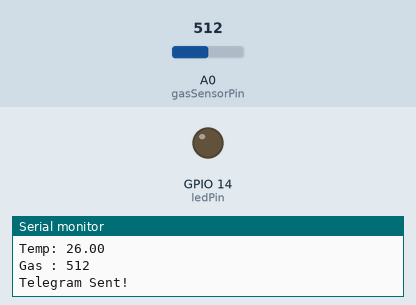
Recording of a sketch running on a simulated ESP8266 (NodeMCU). On the bench: output pins drawn as LEDs (lit = HIGH), the last lines printed to the serial monitor. The test bench sets the inputs (shaded band); at power-on: A0 (gasSensorPin) = 512. WiFi joins after 1.5 s; servers stay silent unless stated; random numbers use the default seed unless the sketch sets one.

Above: at 23.4 s.
23.5 s: A0 (gasSensorPin) set to 686
25.2 s: A0 (gasSensorPin) set to 714
At 26.6 s:
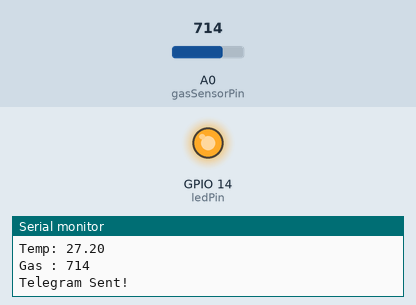
27.5 s: A0 (gasSensorPin) set to 690
At 29.3 s:
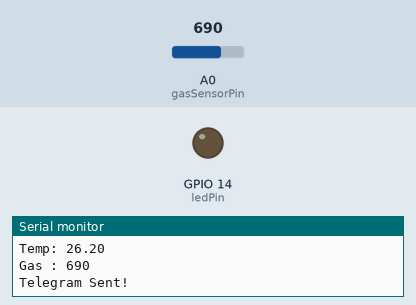
Timing chart, 0 to 30.8 s (numbered marks = the images above; inputs shaded):
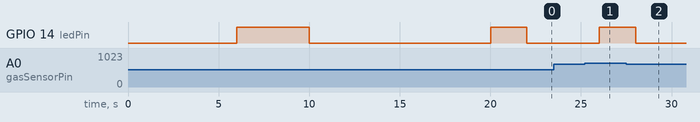

Measured:
- the behaviour switches between 700 and 701 on A0 (gasSensorPin) (found by bisection; images 0 and 1)
- after the input at 25.2 s, GPIO 14 (ledPin): LOW → HIGH after 0.82 s
- after the input at 27.5 s, GPIO 14 (ledPin): HIGH → LOW after 0.52 s

The sketch:

alif.ino
```cpp
#include <ESP8266WiFi.h>
#include <WiFiClientSecure.h>
#include <ESP8266WebServer.h>
#include <UniversalTelegramBot.h>

// ================= WiFi =================
const char* ssid = "iPhone";
const char* password = "alif131250";

// ================= LINE =================
const char* botToken = "8007253379:AAGp1zZZOquDyHpcaMTc4m0x7XD6qeNoY4Y";
const char* chatID = "8240716629";


// ================= Sensor =================
const int gasSensorPin = A0;
const int gasThreshold = 700;
const float tempThreshold = 35.0;

// ================= LED =================
const int ledPin = 14;

// ================= Server =================
ESP8266WebServer server(80);

// ================= Variables =================
float temp = 0;
int gasValue = 0;
bool alertSent = false;

// millis timers
unsigned long sensorTimer = 0;
unsigned long wifiTimer = 0;

const int sensorInterval = 2000; // อ่าน sensor ทุก 2 วิ
const int wifiCheckInterval = 10000;

// ================= HTML =================
const char* htmlPage = R"rawliteral(
<!DOCTYPE html>
<html>
<head>
<meta charset="UTF-8">
<title>Fire Alarm PRO</title>

<style>
body{
 background:#0b0b0b;
 color:white;
 font-family:Arial;
 text-align:center;
}

.card{
 background:#1b1b1b;
 margin:15px;
 padding:25px;
 border-radius:14px;
 font-size:22px;
}

.alert{
 color:red;
 font-weight:bold;
 font-size:26px;
}

.normal{
 color:lime;
 font-size:26px;
}
</style>
</head>

<body>

<h1>🚨 Fire Alarm PRO</h1>

<div class="card">
🌡 Temperature: <span id="temp">--</span> °C
</div>

<div class="card">
🧪 Gas: <span id="gas">--</span>
</div>

<div class="card">
Status: <span id="status" class="normal">SAFE</span>
</div>

<script>

function update(){

 fetch('/data')
 .then(r=>r.json())
 .then(d=>{

  temp.innerText = d.temp.toFixed(1);
  gas.innerText = d.gas;

  if(d.temp > d.tempThreshold || d.gas > d.gasThreshold){

    status.innerText="⚠️ DANGER";
    status.className="alert";

  }else{

    status.innerText="✅ SAFE";
    status.className="normal";
  }
 });
}

setInterval(update,1500);
update();

</script>
</body>
</html>
)rawliteral";

// ================= WiFi Reconnect =================
void checkWiFi(){

  if(WiFi.status() == WL_CONNECTED) return;

  Serial.println("WiFi Lost! Reconnecting...");

  WiFi.disconnect();
  WiFi.begin(ssid, password);

  while(WiFi.status() != WL_CONNECTED){
    delay(400);
    Serial.print(".");
  }

  Serial.println("\nReconnected!");
}

// ================= LINE =================
void sendTelegram(String message){

  WiFiClientSecure client;
  client.setInsecure();

  String url = "/bot" + String(botToken) +
               "/sendMessage?chat_id=" + String(chatID) +
               "&text=" + message;

  if (!client.connect("api.telegram.org", 443)){
    Serial.println("Telegram connection failed");
    return;
  }

  client.print(String("GET ") + url + " HTTP/1.1\r\n" +
               "Host: api.telegram.org\r\n" +
               "Connection: close\r\n\r\n");

  Serial.println("Telegram Sent!");
}


// ================= Setup =================
void setup(){

  Serial.begin(115200);

  pinMode(ledPin, OUTPUT);
  digitalWrite(ledPin, LOW);

  WiFi.begin(ssid, password);

  Serial.print("Connecting WiFi");

  while (WiFi.status() != WL_CONNECTED){
    delay(400);
    Serial.print(".");
  }

  Serial.println("\nWiFi Connected");
  Serial.println(WiFi.localIP());

  // web
  server.on("/", [](){
    server.send(200,"text/html",htmlPage);
  });

  server.on("/data", [](){

    String json = "{\"temp\":" + String(temp,1) +
                  ",\"gas\":" + String(gasValue) +
                  ",\"tempThreshold\":" + String(tempThreshold) +
                  ",\"gasThreshold\":" + String(gasThreshold) + "}";

    server.send(200,"application/json",json);
  });

  server.begin();
}

// ================= LOOP =================
void loop(){

  server.handleClient();

  // ⭐ reconnect wifi
  if(millis() - wifiTimer > wifiCheckInterval){
    wifiTimer = millis();
    checkWiFi();
  }

  // ⭐ read sensor
  if(millis() - sensorTimer > sensorInterval){

    sensorTimer = millis();

    // จำลอง temp (เปลี่ยนเป็น DHT ได้)
    temp = random(260,380)/10.0;

    gasValue = analogRead(gasSensorPin);

    Serial.println("Temp: "+String(temp));
    Serial.println("Gas : "+String(gasValue));

    bool danger = temp > tempThreshold || gasValue > gasThreshold;

    digitalWrite(ledPin, danger);

    if(danger && !alertSent){

  String msg="FIRE ALERT!\n";

  if(temp > tempThreshold)
    msg+="Temp: "+String(temp)+"C\n";

  if(gasValue > gasThreshold)
    msg+="Gas: "+String(gasValue);

  sendTelegram(msg);
  alertSent = true;
}

if(!danger && alertSent){

  sendTelegram("Denger");
  alertSent = false;
}
  }
}
```
